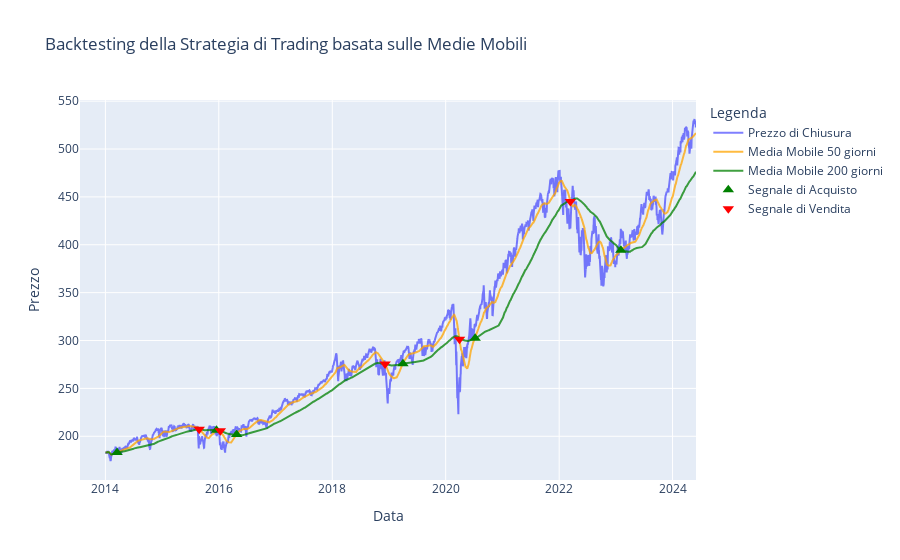

Here is the notebook cell this chart was saved with:
### Markdown cell above
### **Backtesting della Strategia di Trading basata sulle Medie Mobili**

- **Segnali di Acquisto**: Generati quando la media mobile a 50 giorni incrocia verso l'alto la media mobile a 200 giorni.

- **Segnali di Vendita**: Generati quando la media mobile a 50 giorni incrocia verso il basso la media mobile a 200 giorni.

### Code cell
# Caricamento dei dati
data = pd.read_csv('Stocks/SPY.csv')
data['Date'] = pd.to_datetime(data['Date'])
data.set_index('Date', inplace=True)

# Parametri delle medie mobili
short_window = 50
long_window = 200

# Calcolo delle medie mobili
data['Short_MA'] = data['Close'].rolling(window=short_window, min_periods=1).mean()
data['Long_MA'] = data['Close'].rolling(window=long_window, min_periods=1).mean()

# Generazione dei segnali di trading
data['Signal'] = 0
data.loc[data.index[short_window:], 'Signal'] = np.where(data['Short_MA'][short_window:] > data['Long_MA'][short_window:], 1, 0)
data['Position'] = data['Signal'].diff()

# Esecuzione del backtesting
initial_capital = 100000.0
positions = data['Signal'] * 100
portfolio = pd.DataFrame(index=data.index)
portfolio['Holdings'] = positions * data['Close']
portfolio['Cash'] = initial_capital - (positions.diff() * data['Close']).fillna(0).cumsum()
portfolio['Total'] = portfolio['Cash'] + portfolio['Holdings']
portfolio['Returns'] = portfolio['Total'].pct_change()

# Plot dei risultati con Plotly
fig = go.Figure()

# Prezzo di chiusura
fig.add_trace(go.Scatter(
    x=data.index,
    y=data['Close'],
    mode='lines',
    name='Prezzo di Chiusura',
    line=dict(color='blue', width=2),
    opacity=0.5,
    hovertemplate='Data: %{x|%Y-%m-%d}<br>Prezzo di Chiusura: %{y:.2f}'
))

# Medie mobili
fig.add_trace(go.Scatter(
    x=data.index,
    y=data['Short_MA'],
    mode='lines',
    name='Media Mobile 50 giorni',
    line=dict(color='orange', width=2),
    opacity=0.75,
    hovertemplate='Data: %{x|%Y-%m-%d}<br>Media Mobile 50 giorni: %{y:.2f}'
))
fig.add_trace(go.Scatter(
    x=data.index,
    y=data['Long_MA'],
    mode='lines',
    name='Media Mobile 200 giorni',
    line=dict(color='green', width=2),
    opacity=0.75,
    hovertemplate='Data: %{x|%Y-%m-%d}<br>Media Mobile 200 giorni: %{y:.2f}'
))

# Segnali di acquisto e vendita
buy_signals = data[data['Position'] == 1]
sell_signals = data[data['Position'] == -1]

fig.add_trace(go.Scatter(
    x=buy_signals.index,
    y=buy_signals['Short_MA'],
    mode='markers',
    name='Segnale di Acquisto',
    marker=dict(symbol='triangle-up', size=10, color='green'),
    hovertemplate='Data: %{x|%Y-%m-%d}<br>Segnale di Acquisto: %{y:.2f}'
))
fig.add_trace(go.Scatter(
    x=sell_signals.index,
    y=sell_signals['Short_MA'],
    mode='markers',
    name='Segnale di Vendita',
    marker=dict(symbol='triangle-down', size=10, color='red'),
    hovertemplate='Data: %{x|%Y-%m-%d}<br>Segnale di Vendita: %{y:.2f}'
))

# Titolo e layout
fig.update_layout(
    title='Backtesting della Strategia di Trading basata sulle Medie Mobili',
    xaxis_title='Data',
    yaxis_title='Prezzo',
    legend_title='Legenda',
    hovermode='x'
)

# Mostra il grafico
fig.show()

# Performance del portafoglio
print(f"Rendimento totale: {portfolio['Total'].iloc[-1] / initial_capital - 1:.2%}")
print(f"Max Drawdown: {((portfolio['Total'].cummax() - portfolio['Total']) / portfolio['Total'].cummax()).max():.2%}")

### Figure 1 — Plotly figure (JSON) as saved in the notebook; plotly's stock layout.template omitted (floating-point values rounded to 4 significant figures; data arrays with more than 128 entries replaced by an {"elided": "..."} marker saying what was removed)
{"data": [{"hovertemplate": "Data: %{x|%Y-%m-%d}<br>Prezzo di Chiusura: %{y:.2f}", "line": {"color": "blue", "width": 2}, "mode": "lines", "name": "Prezzo di Chiusura", "opacity": 0.5, "type": "scatter", "x": {"elided": "2621 str values"}, "y": {"elided": "2621 float values"}}, {"hovertemplate": "Data: %{x|%Y-%m-%d}<br>Media Mobile 50 giorni: %{y:.2f}", "line": {"color": "orange", "width": 2}, "mode": "lines", "name": "Media Mobile 50 giorni", "opacity": 0.75, "type": "scatter", "x": {"elided": "2621 str values"}, "y": {"elided": "2621 float values"}}, {"hovertemplate": "Data: %{x|%Y-%m-%d}<br>Media Mobile 200 giorni: %{y:.2f}", "line": {"color": "green", "width": 2}, "mode": "lines", "name": "Media Mobile 200 giorni", "opacity": 0.75, "type": "scatter", "x": {"elided": "2621 str values"}, "y": {"elided": "2621 float values"}}, {"hovertemplate": "Data: %{x|%Y-%m-%d}<br>Segnale di Acquisto: %{y:.2f}", "marker": {"color": "green", "size": 10, "symbol": "triangle-up"}, "mode": "markers", "name": "Segnale di Acquisto", "type": "scatter", "x": ["2014-03-17T00:00:00", "2015-12-17T00:00:00", "2016-04-25T00:00:00", "2019-04-01T00:00:00", "2020-07-09T00:00:00", "2023-02-02T00:00:00"], "y": [183.0, 206.4, 201.8, 275.7, 302.5, 394.4]}, {"hovertemplate": "Data: %{x|%Y-%m-%d}<br>Segnale di Vendita: %{y:.2f}", "marker": {"color": "red", "size": 10, "symbol": "triangle-down"}, "mode": "markers", "name": "Segnale di Vendita", "type": "scatter", "x": ["2015-08-28T00:00:00", "2016-01-11T00:00:00", "2018-12-07T00:00:00", "2020-03-30T00:00:00", "2022-03-14T00:00:00"], "y": [207.5, 205.7, 275.5, 301.4, 445.2]}], "layout": {"hovermode": "x", "legend": {"title": {"text": "Legenda"}}, "title": {"text": "Backtesting della Strategia di Trading basata sulle Medie Mobili"}, "xaxis": {"title": {"text": "Data"}}, "yaxis": {"title": {"text": "Prezzo"}}}}
